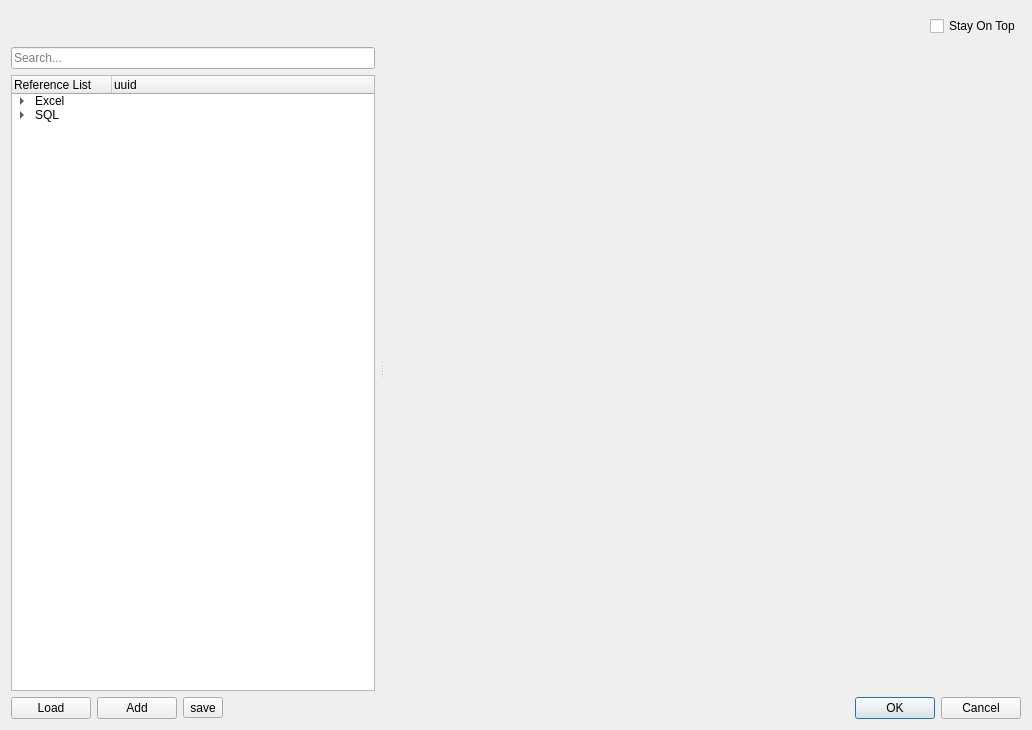
<?xml version="1.0" encoding="UTF-8"?>
<ui version="4.0">
 <class>Dialog</class>
 <widget class="QDialog" name="Dialog">
  <property name="geometry">
   <rect>
    <x>0</x>
    <y>0</y>
    <width>1032</width>
    <height>730</height>
   </rect>
  </property>
  <property name="windowTitle">
   <string>Dialog</string>
  </property>
  <property name="windowIcon">
   <iconset resource="icon/res.qrc">
    <normaloff>:/ref/ref.png</normaloff>:/ref/ref.png</iconset>
  </property>
  <layout class="QGridLayout" name="gridLayout_7">
   <item row="0" column="0" colspan="4">
    <layout class="QVBoxLayout" name="verticalLayout_3">
     <item>
      <widget class="QFrame" name="frame_2">
       <property name="maximumSize">
        <size>
         <width>16777215</width>
         <height>30</height>
        </size>
       </property>
       <layout class="QGridLayout" name="gridLayout_5">
        <property name="leftMargin">
         <number>0</number>
        </property>
        <property name="topMargin">
         <number>0</number>
        </property>
        <property name="rightMargin">
         <number>0</number>
        </property>
        <property name="bottomMargin">
         <number>0</number>
        </property>
        <item row="0" column="0">
         <spacer name="horizontalSpacer">
          <property name="orientation">
           <enum>Qt::Horizontal</enum>
          </property>
          <property name="sizeHint" stdset="0">
           <size>
            <width>40</width>
            <height>20</height>
           </size>
          </property>
         </spacer>
        </item>
        <item row="0" column="1">
         <widget class="QCheckBox" name="chk_stayOnTop">
          <property name="toolTip">
           <string>항상 위에</string>
          </property>
          <property name="text">
           <string>Stay On Top</string>
          </property>
          <property name="checked">
           <bool>false</bool>
          </property>
         </widget>
        </item>
       </layout>
      </widget>
     </item>
     <item>
      <widget class="QSplitter" name="splitter">
       <property name="orientation">
        <enum>Qt::Horizontal</enum>
       </property>
       <widget class="QWidget" name="layoutWidget">
        <layout class="QGridLayout" name="gridLayout_3">
         <property name="rightMargin">
          <number>5</number>
         </property>
         <item row="1" column="0">
          <widget class="QTreeWidget" name="tw_refList">
           <property name="contextMenuPolicy">
            <enum>Qt::CustomContextMenu</enum>
           </property>
           <column>
            <property name="text">
             <string>Reference List</string>
            </property>
           </column>
           <column>
            <property name="text">
             <string>uuid</string>
            </property>
           </column>
           <item>
            <property name="text">
             <string>Excel</string>
            </property>
            <item>
             <property name="text">
              <string>test_data.xlsx</string>
             </property>
            </item>
            <item>
             <property name="text">
              <string>....xlsx</string>
             </property>
            </item>
           </item>
           <item>
            <property name="text">
             <string>SQL</string>
            </property>
            <item>
             <property name="text">
              <string>ZORD_SVC.sql</string>
             </property>
            </item>
           </item>
          </widget>
         </item>
         <item row="0" column="0">
          <widget class="QLineEdit" name="edt_filter">
           <property name="placeholderText">
            <string>Search...</string>
           </property>
           <property name="clearButtonEnabled">
            <bool>true</bool>
           </property>
          </widget>
         </item>
        </layout>
       </widget>
       <widget class="QWidget" name="gridLayoutWidget">
        <layout class="QGridLayout" name="gridLayout_6">
         <property name="leftMargin">
          <number>0</number>
         </property>
         <property name="rightMargin">
          <number>0</number>
         </property>
         <item row="0" column="0">
          <widget class="QStackedWidget" name="sw_dataDtl">
           <property name="sizePolicy">
            <sizepolicy hsizetype="Expanding" vsizetype="Expanding">
             <horstretch>0</horstretch>
             <verstretch>0</verstretch>
            </sizepolicy>
           </property>
           <property name="currentIndex">
            <number>0</number>
           </property>
           <widget class="QWidget" name="grp_none"/>
           <widget class="QWidget" name="grp_excel">
            <layout class="QGridLayout" name="gridLayout_4">
             <property name="leftMargin">
              <number>0</number>
             </property>
             <property name="topMargin">
              <number>0</number>
             </property>
             <property name="rightMargin">
              <number>0</number>
             </property>
             <property name="bottomMargin">
              <number>0</number>
             </property>
             <item row="0" column="0">
              <layout class="QGridLayout" name="gridLayout_2">
               <item row="0" column="0">
                <widget class="QTabWidget" name="tab_excel">
                 <property name="minimumSize">
                  <size>
                   <width>450</width>
                   <height>0</height>
                  </size>
                 </property>
                 <property name="contextMenuPolicy">
                  <enum>Qt::CustomContextMenu</enum>
                 </property>
                 <property name="tabPosition">
                  <enum>QTabWidget::South</enum>
                 </property>
                 <property name="tabsClosable">
                  <bool>false</bool>
                 </property>
                </widget>
               </item>
               <item row="1" column="0">
                <layout class="QGridLayout" name="gridLayout">
                 <item row="0" column="3">
                  <spacer name="horizontalSpacer_2">
                   <property name="orientation">
                    <enum>Qt::Horizontal</enum>
                   </property>
                   <property name="sizeHint" stdset="0">
                    <size>
                     <width>40</width>
                     <height>20</height>
                    </size>
                   </property>
                  </spacer>
                 </item>
                 <item row="0" column="2">
                  <widget class="QToolButton" name="btn_removeRow">
                   <property name="sizePolicy">
                    <sizepolicy hsizetype="Fixed" vsizetype="Maximum">
                     <horstretch>0</horstretch>
                     <verstretch>0</verstretch>
                    </sizepolicy>
                   </property>
                   <property name="maximumSize">
                    <size>
                     <width>16777215</width>
                     <height>23</height>
                    </size>
                   </property>
                   <property name="toolTip">
                    <string>Delete Row</string>
                   </property>
                   <property name="text">
                    <string/>
                   </property>
                   <property name="icon">
                    <iconset resource="icon/res.qrc">
                     <normaloff>:/ref/delete_row.png</normaloff>:/ref/delete_row.png</iconset>
                   </property>
                  </widget>
                 </item>
                 <item row="0" column="1">
                  <widget class="QToolButton" name="btn_addRow">
                   <property name="toolTip">
                    <string>Add Row</string>
                   </property>
                   <property name="text">
                    <string/>
                   </property>
                   <property name="icon">
                    <iconset resource="icon/res.qrc">
                     <normaloff>:/ref/add_row.png</normaloff>:/ref/add_row.png</iconset>
                   </property>
                  </widget>
                 </item>
                </layout>
               </item>
              </layout>
             </item>
            </layout>
           </widget>
           <widget class="QWidget" name="grp_sql">
            <layout class="QVBoxLayout" name="verticalLayout_2">
             <property name="leftMargin">
              <number>5</number>
             </property>
             <property name="topMargin">
              <number>0</number>
             </property>
             <property name="rightMargin">
              <number>0</number>
             </property>
             <property name="bottomMargin">
              <number>0</number>
             </property>
             <item>
              <widget class="QLabel" name="label_5">
               <property name="maximumSize">
                <size>
                 <width>16777215</width>
                 <height>14</height>
                </size>
               </property>
               <property name="text">
                <string>&lt;h4&gt;&lt;font color='DodgerBlue'&gt; Reference Info &lt;/font&gt;&lt;/h4&gt;</string>
               </property>
              </widget>
             </item>
             <item>
              <widget class="Line" name="line_5">
               <property name="orientation">
                <enum>Qt::Horizontal</enum>
               </property>
              </widget>
             </item>
             <item>
              <widget class="QFrame" name="frame_2">
               <property name="maximumSize">
                <size>
                 <width>16777215</width>
                 <height>20</height>
                </size>
               </property>
               <layout class="QGridLayout" name="gridLayout_9">
                <property name="leftMargin">
                 <number>0</number>
                </property>
                <property name="topMargin">
                 <number>0</number>
                </property>
                <property name="rightMargin">
                 <number>0</number>
                </property>
                <property name="bottomMargin">
                 <number>0</number>
                </property>
                <item row="0" column="0">
                 <widget class="QLabel" name="label_6">
                  <property name="minimumSize">
                   <size>
                    <width>75</width>
                    <height>0</height>
                   </size>
                  </property>
                  <property name="maximumSize">
                   <size>
                    <width>75</width>
                    <height>20</height>
                   </size>
                  </property>
                  <property name="text">
                   <string>Name</string>
                  </property>
                 </widget>
                </item>
                <item row="0" column="1">
                 <widget class="QLineEdit" name="edt_refSqlName">
                  <property name="maximumSize">
                   <size>
                    <width>16777215</width>
                    <height>20</height>
                   </size>
                  </property>
                 </widget>
                </item>
               </layout>
              </widget>
             </item>
             <item>
              <widget class="QLabel" name="label_7">
               <property name="maximumSize">
                <size>
                 <width>16777215</width>
                 <height>14</height>
                </size>
               </property>
               <property name="text">
                <string>&lt;h4&gt;&lt;font color='DodgerBlue'&gt; SQL Info &lt;/font&gt;&lt;/h4&gt;</string>
               </property>
              </widget>
             </item>
             <item>
              <widget class="Line" name="line_6">
               <property name="orientation">
                <enum>Qt::Horizontal</enum>
               </property>
              </widget>
             </item>
             <item>
              <layout class="QGridLayout" name="sql_layout"/>
             </item>
            </layout>
           </widget>
           <widget class="QWidget" name="grp_svcCombo">
            <layout class="QVBoxLayout" name="verticalLayout">
             <property name="leftMargin">
              <number>5</number>
             </property>
             <property name="topMargin">
              <number>0</number>
             </property>
             <property name="rightMargin">
              <number>0</number>
             </property>
             <property name="bottomMargin">
              <number>0</number>
             </property>
             <item>
              <widget class="QLabel" name="label_2">
               <property name="text">
                <string>&lt;h4&gt;&lt;font color='DodgerBlue'&gt; Reference Info &lt;/font&gt;&lt;/h4&gt;</string>
               </property>
              </widget>
             </item>
             <item>
              <widget class="Line" name="line_4">
               <property name="orientation">
                <enum>Qt::Horizontal</enum>
               </property>
              </widget>
             </item>
             <item>
              <layout class="QGridLayout" name="gridLayout_8">
               <item row="0" column="0">
                <widget class="QLabel" name="label_3">
                 <property name="minimumSize">
                  <size>
                   <width>75</width>
                   <height>0</height>
                  </size>
                 </property>
                 <property name="maximumSize">
                  <size>
                   <width>75</width>
                   <height>16777215</height>
                  </size>
                 </property>
                 <property name="text">
                  <string>Name</string>
                 </property>
                </widget>
               </item>
               <item row="0" column="1">
                <widget class="QLineEdit" name="edt_refDbioName"/>
               </item>
              </layout>
             </item>
             <item>
              <widget class="QLabel" name="label_12">
               <property name="font">
                <font>
                 <weight>75</weight>
                 <bold>true</bold>
                </font>
               </property>
               <property name="text">
                <string>&lt;h4&gt;&lt;font color='DodgerBlue'&gt; DBIO &lt;/font&gt;&lt;/h4&gt;</string>
               </property>
              </widget>
             </item>
             <item>
              <widget class="Line" name="line">
               <property name="orientation">
                <enum>Qt::Horizontal</enum>
               </property>
              </widget>
             </item>
             <item>
              <layout class="QGridLayout" name="gridLayout_25">
               <item row="0" column="0">
                <widget class="QLabel" name="lbl_fixedValue_2">
                 <property name="minimumSize">
                  <size>
                   <width>75</width>
                   <height>0</height>
                  </size>
                 </property>
                 <property name="maximumSize">
                  <size>
                   <width>75</width>
                   <height>16777215</height>
                  </size>
                 </property>
                 <property name="text">
                  <string>Map ID</string>
                 </property>
                </widget>
               </item>
               <item row="0" column="1">
                <widget class="QLineEdit" name="edt_mapId"/>
               </item>
              </layout>
             </item>
             <item>
              <widget class="QLabel" name="label_13">
               <property name="font">
                <font>
                 <weight>75</weight>
                 <bold>true</bold>
                </font>
               </property>
               <property name="text">
                <string>&lt;h4&gt;&lt;font color='DodgerBlue'&gt; Input &lt;/font&gt;&lt;/h4&gt;</string>
               </property>
              </widget>
             </item>
             <item>
              <widget class="Line" name="line_2">
               <property name="orientation">
                <enum>Qt::Horizontal</enum>
               </property>
              </widget>
             </item>
             <item>
              <layout class="QGridLayout" name="gridLayout_11">
               <item row="2" column="1">
                <widget class="QLineEdit" name="edt_iparam3"/>
               </item>
               <item row="1" column="0">
                <widget class="QLabel" name="lbl_iparam2">
                 <property name="minimumSize">
                  <size>
                   <width>75</width>
                   <height>0</height>
                  </size>
                 </property>
                 <property name="maximumSize">
                  <size>
                   <width>75</width>
                   <height>16777215</height>
                  </size>
                 </property>
                 <property name="text">
                  <string>iparam2</string>
                 </property>
                </widget>
               </item>
               <item row="2" column="0">
                <widget class="QLabel" name="lbl_iparam3">
                 <property name="minimumSize">
                  <size>
                   <width>75</width>
                   <height>0</height>
                  </size>
                 </property>
                 <property name="maximumSize">
                  <size>
                   <width>75</width>
                   <height>16777215</height>
                  </size>
                 </property>
                 <property name="text">
                  <string>iparam3</string>
                 </property>
                </widget>
               </item>
               <item row="3" column="1">
                <widget class="QLineEdit" name="edt_iparam4"/>
               </item>
               <item row="4" column="0">
                <widget class="QLabel" name="lbl_iparam5">
                 <property name="minimumSize">
                  <size>
                   <width>75</width>
                   <height>0</height>
                  </size>
                 </property>
                 <property name="maximumSize">
                  <size>
                   <width>75</width>
                   <height>16777215</height>
                  </size>
                 </property>
                 <property name="text">
                  <string>iparam5</string>
                 </property>
                </widget>
               </item>
               <item row="1" column="1">
                <widget class="QLineEdit" name="edt_iparam2"/>
               </item>
               <item row="0" column="1">
                <widget class="QLineEdit" name="edt_iparam1"/>
               </item>
               <item row="0" column="0">
                <widget class="QLabel" name="lbl_iparam1">
                 <property name="minimumSize">
                  <size>
                   <width>75</width>
                   <height>0</height>
                  </size>
                 </property>
                 <property name="maximumSize">
                  <size>
                   <width>75</width>
                   <height>16777215</height>
                  </size>
                 </property>
                 <property name="text">
                  <string>iparam1</string>
                 </property>
                </widget>
               </item>
               <item row="4" column="1">
                <widget class="QLineEdit" name="edt_iparam5"/>
               </item>
               <item row="3" column="0">
                <widget class="QLabel" name="lbl_iparam4">
                 <property name="minimumSize">
                  <size>
                   <width>75</width>
                   <height>0</height>
                  </size>
                 </property>
                 <property name="maximumSize">
                  <size>
                   <width>75</width>
                   <height>16777215</height>
                  </size>
                 </property>
                 <property name="text">
                  <string>iparam4</string>
                 </property>
                </widget>
               </item>
              </layout>
             </item>
             <item>
              <spacer name="verticalSpacer">
               <property name="orientation">
                <enum>Qt::Vertical</enum>
               </property>
               <property name="sizeType">
                <enum>QSizePolicy::Maximum</enum>
               </property>
               <property name="sizeHint" stdset="0">
                <size>
                 <width>20</width>
                 <height>40</height>
                </size>
               </property>
              </spacer>
             </item>
             <item>
              <widget class="QLabel" name="label">
               <property name="text">
                <string>&lt;h4&gt;&lt;font color='DodgerBlue'&gt; 예상결과 &lt;/font&gt;&lt;/h4&gt;</string>
               </property>
              </widget>
             </item>
             <item>
              <widget class="Line" name="line_3">
               <property name="orientation">
                <enum>Qt::Horizontal</enum>
               </property>
              </widget>
             </item>
             <item>
              <widget class="QTableView" name="tw_svcCombo">
               <attribute name="horizontalHeaderDefaultSectionSize">
                <number>150</number>
               </attribute>
              </widget>
             </item>
             <item>
              <layout class="QHBoxLayout" name="horizontalLayout_2">
               <item>
                <widget class="QLabel" name="lbl_oparamVariableID">
                 <property name="text">
                  <string>Oparam Variable ID</string>
                 </property>
                </widget>
               </item>
               <item>
                <widget class="QLineEdit" name="edt_oparamVariableID">
                 <property name="placeholderText">
                  <string>변수 ID</string>
                 </property>
                </widget>
               </item>
               <item>
                <widget class="QLabel" name="label_4">
                 <property name="text">
                  <string>Oparam Desc</string>
                 </property>
                </widget>
               </item>
               <item>
                <widget class="QLineEdit" name="edt_oparamDesc">
                 <property name="placeholderText">
                  <string>Oparam 설명</string>
                 </property>
                </widget>
               </item>
              </layout>
             </item>
            </layout>
           </widget>
          </widget>
         </item>
        </layout>
       </widget>
      </widget>
     </item>
    </layout>
   </item>
   <item row="1" column="0">
    <widget class="QPushButton" name="btn_loadRefData">
     <property name="text">
      <string>Load</string>
     </property>
    </widget>
   </item>
   <item row="1" column="1">
    <widget class="QPushButton" name="btn_addRefData">
     <property name="text">
      <string>Add</string>
     </property>
    </widget>
   </item>
   <item row="1" column="2">
    <widget class="QToolButton" name="btn_saveRefInfo">
     <property name="text">
      <string>save</string>
     </property>
    </widget>
   </item>
   <item row="1" column="3">
    <widget class="QDialogButtonBox" name="buttonBox">
     <property name="sizePolicy">
      <sizepolicy hsizetype="Expanding" vsizetype="Maximum">
       <horstretch>0</horstretch>
       <verstretch>0</verstretch>
      </sizepolicy>
     </property>
     <property name="maximumSize">
      <size>
       <width>16777215</width>
       <height>23</height>
      </size>
     </property>
     <property name="orientation">
      <enum>Qt::Horizontal</enum>
     </property>
     <property name="standardButtons">
      <set>QDialogButtonBox::Cancel|QDialogButtonBox::Ok</set>
     </property>
    </widget>
   </item>
  </layout>
  <action name="action_reload">
   <property name="text">
    <string>Reload</string>
   </property>
   <property name="toolTip">
    <string>Reload</string>
   </property>
   <property name="statusTip">
    <string>New Suites...</string>
   </property>
  </action>
  <action name="action_remove">
   <property name="text">
    <string>Remove</string>
   </property>
   <property name="toolTip">
    <string>Remove</string>
   </property>
   <property name="statusTip">
    <string>New Suites...</string>
   </property>
  </action>
 </widget>
 <resources>
  <include location="icon/res.qrc"/>
 </resources>
 <connections>
  <connection>
   <sender>buttonBox</sender>
   <signal>accepted()</signal>
   <receiver>Dialog</receiver>
   <slot>accept()</slot>
   <hints>
    <hint type="sourcelabel">
     <x>968</x>
     <y>720</y>
    </hint>
    <hint type="destinationlabel">
     <x>157</x>
     <y>274</y>
    </hint>
   </hints>
  </connection>
  <connection>
   <sender>buttonBox</sender>
   <signal>rejected()</signal>
   <receiver>Dialog</receiver>
   <slot>reject()</slot>
   <hints>
    <hint type="sourcelabel">
     <x>968</x>
     <y>720</y>
    </hint>
    <hint type="destinationlabel">
     <x>286</x>
     <y>274</y>
    </hint>
   </hints>
  </connection>
  <connection>
   <sender>edt_mapId</sender>
   <signal>editingFinished()</signal>
   <receiver>btn_saveRefInfo</receiver>
   <slot>click()</slot>
   <hints>
    <hint type="sourcelabel">
     <x>454</x>
     <y>61</y>
    </hint>
    <hint type="destinationlabel">
     <x>212</x>
     <y>717</y>
    </hint>
   </hints>
  </connection>
  <connection>
   <sender>edt_iparam1</sender>
   <signal>editingFinished()</signal>
   <receiver>btn_saveRefInfo</receiver>
   <slot>click()</slot>
   <hints>
    <hint type="sourcelabel">
     <x>454</x>
     <y>70</y>
    </hint>
    <hint type="destinationlabel">
     <x>212</x>
     <y>717</y>
    </hint>
   </hints>
  </connection>
  <connection>
   <sender>edt_iparam2</sender>
   <signal>editingFinished()</signal>
   <receiver>btn_saveRefInfo</receiver>
   <slot>click()</slot>
   <hints>
    <hint type="sourcelabel">
     <x>454</x>
     <y>72</y>
    </hint>
    <hint type="destinationlabel">
     <x>212</x>
     <y>717</y>
    </hint>
   </hints>
  </connection>
  <connection>
   <sender>edt_iparam3</sender>
   <signal>editingFinished()</signal>
   <receiver>btn_saveRefInfo</receiver>
   <slot>click()</slot>
   <hints>
    <hint type="sourcelabel">
     <x>454</x>
     <y>74</y>
    </hint>
    <hint type="destinationlabel">
     <x>212</x>
     <y>717</y>
    </hint>
   </hints>
  </connection>
  <connection>
   <sender>edt_iparam4</sender>
   <signal>editingFinished()</signal>
   <receiver>btn_saveRefInfo</receiver>
   <slot>click()</slot>
   <hints>
    <hint type="sourcelabel">
     <x>454</x>
     <y>75</y>
    </hint>
    <hint type="destinationlabel">
     <x>212</x>
     <y>717</y>
    </hint>
   </hints>
  </connection>
  <connection>
   <sender>edt_iparam5</sender>
   <signal>editingFinished()</signal>
   <receiver>btn_saveRefInfo</receiver>
   <slot>click()</slot>
   <hints>
    <hint type="sourcelabel">
     <x>454</x>
     <y>77</y>
    </hint>
    <hint type="destinationlabel">
     <x>212</x>
     <y>717</y>
    </hint>
   </hints>
  </connection>
  <connection>
   <sender>edt_refDbioName</sender>
   <signal>editingFinished()</signal>
   <receiver>btn_saveRefInfo</receiver>
   <slot>click()</slot>
   <hints>
    <hint type="sourcelabel">
     <x>454</x>
     <y>53</y>
    </hint>
    <hint type="destinationlabel">
     <x>212</x>
     <y>717</y>
    </hint>
   </hints>
  </connection>
  <connection>
   <sender>edt_oparamVariableID</sender>
   <signal>editingFinished()</signal>
   <receiver>btn_saveRefInfo</receiver>
   <slot>click()</slot>
   <hints>
    <hint type="sourcelabel">
     <x>405</x>
     <y>84</y>
    </hint>
    <hint type="destinationlabel">
     <x>212</x>
     <y>717</y>
    </hint>
   </hints>
  </connection>
  <connection>
   <sender>edt_oparamDesc</sender>
   <signal>editingFinished()</signal>
   <receiver>btn_saveRefInfo</receiver>
   <slot>click()</slot>
   <hints>
    <hint type="sourcelabel">
     <x>454</x>
     <y>84</y>
    </hint>
    <hint type="destinationlabel">
     <x>212</x>
     <y>717</y>
    </hint>
   </hints>
  </connection>
  <connection>
   <sender>edt_refSqlName</sender>
   <signal>editingFinished()</signal>
   <receiver>btn_saveRefInfo</receiver>
   <slot>click()</slot>
   <hints>
    <hint type="sourcelabel">
     <x>455</x>
     <y>58</y>
    </hint>
    <hint type="destinationlabel">
     <x>205</x>
     <y>711</y>
    </hint>
   </hints>
  </connection>
 </connections>
</ui>
